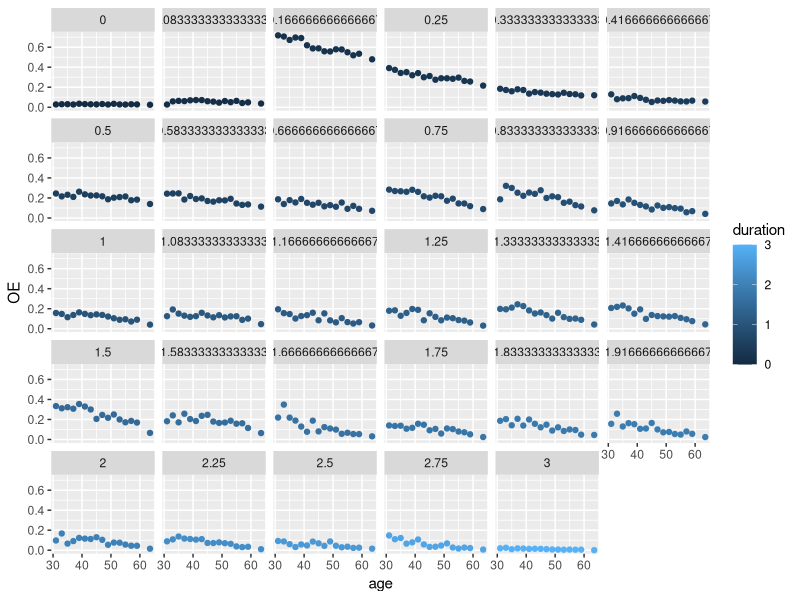
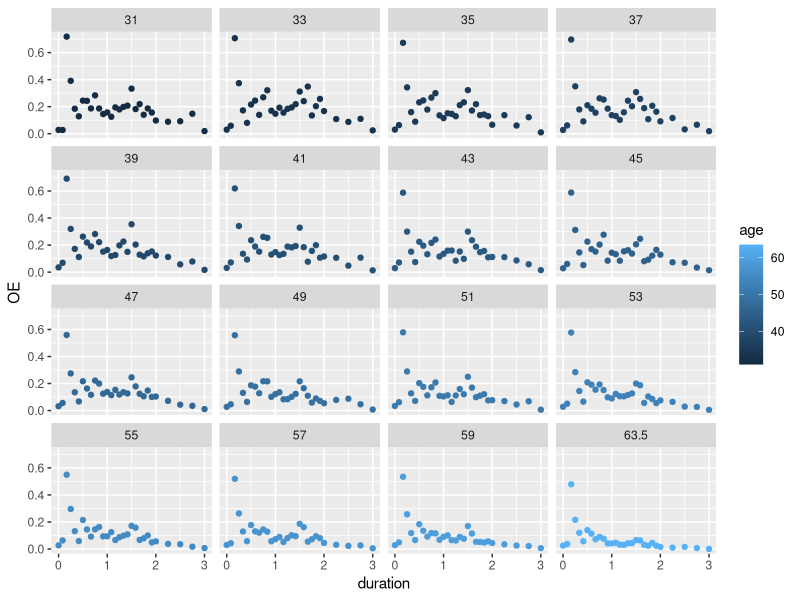
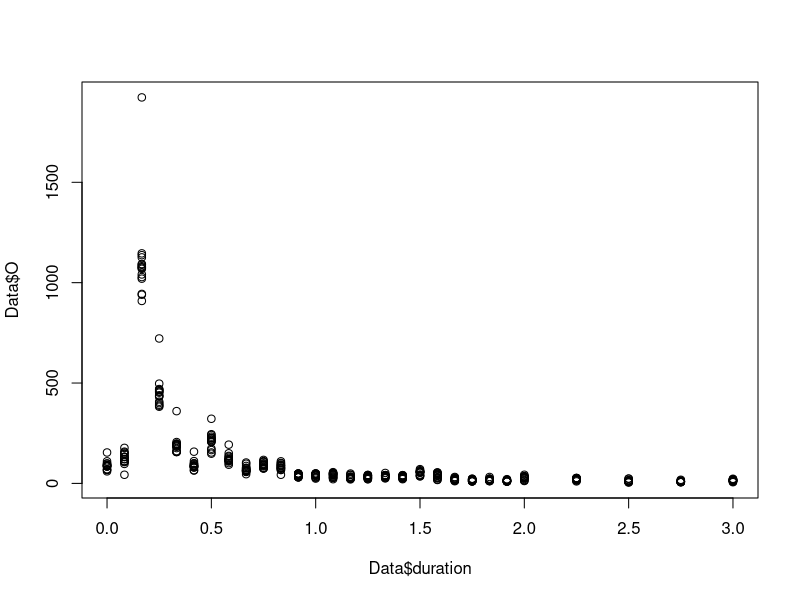
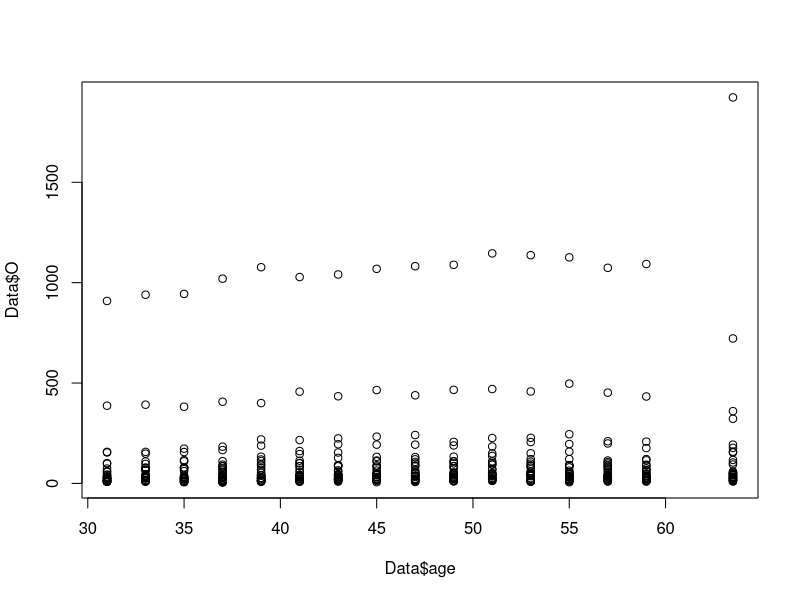
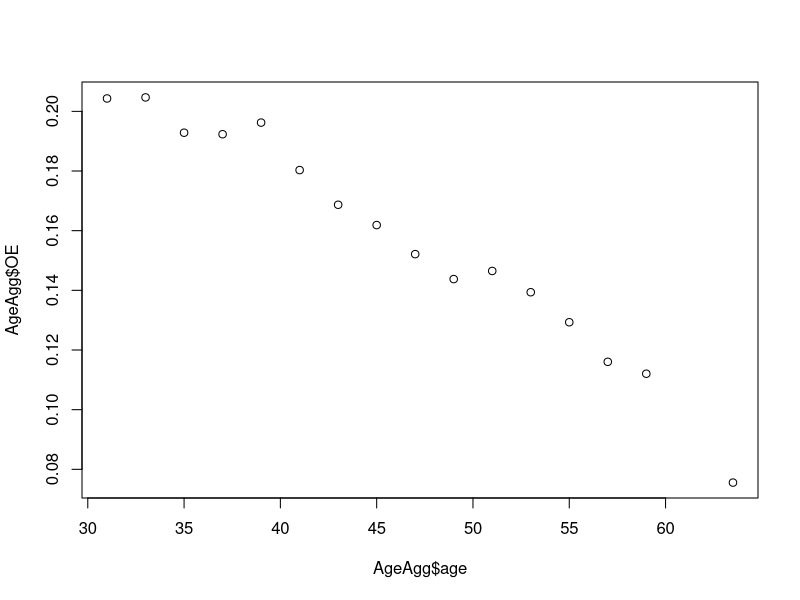
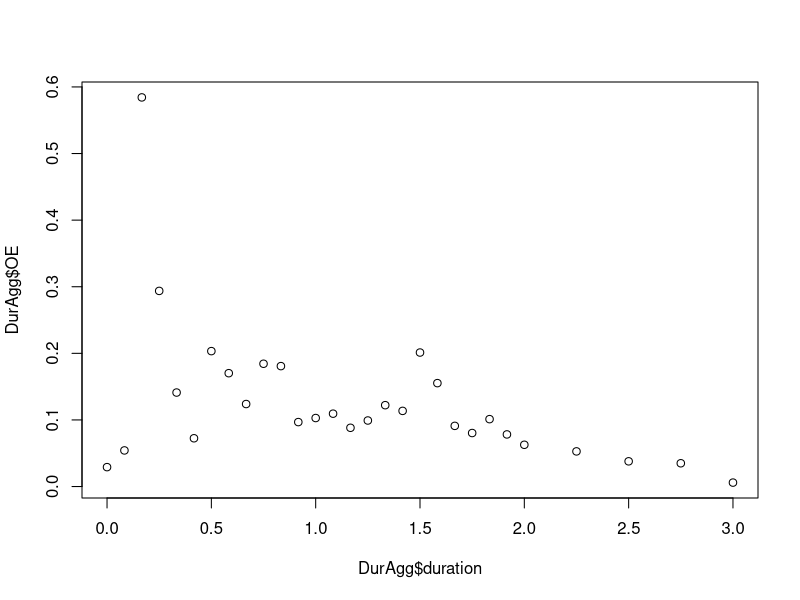
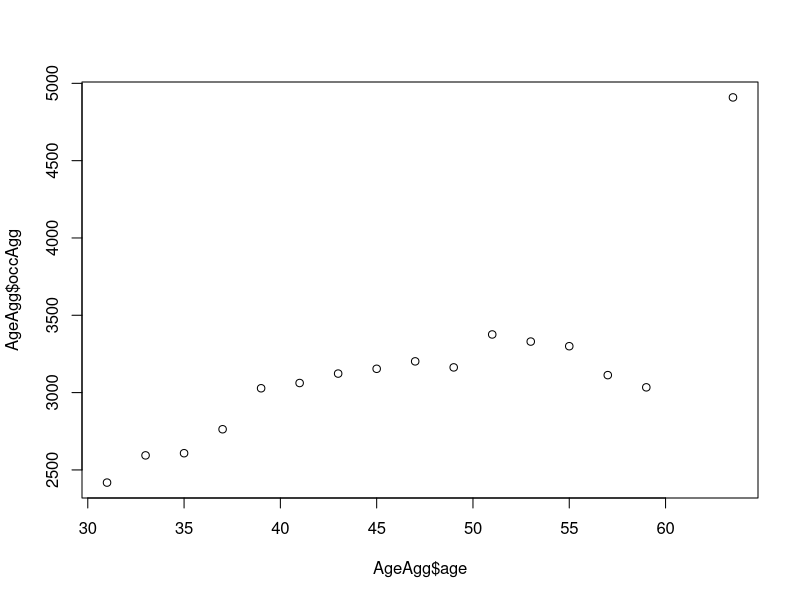
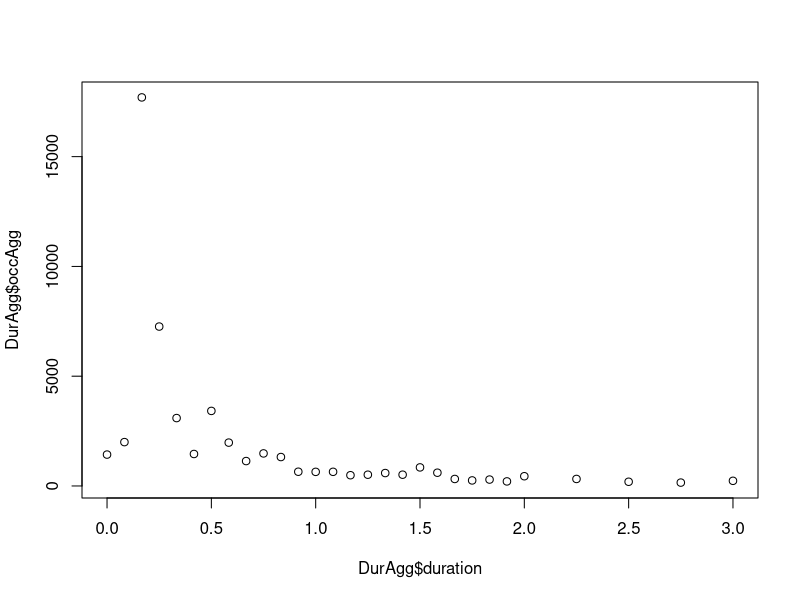

Write the R code that produced these figures, in order.
######################################################
####               PAKKER OG DATA                 ####
######################################################
library(tidyverse)
library(ggplot2)
library(dplyr)
library(stats)
library(splines)
library(hexbin)


#Indlæs data:
Data <- read_csv("Data/SD/SDJA.csv")

# Opret variabel OE-rater
Data$OE <- Data$O / Data$E

# Vis data og opsummering
#view(Data)
#summary(Data)


######################################################
####          CENTRERING AF COVARIATER            ####
######################################################

# Centrering af 'age'
midpointsage<-c((unique(Data$age)[-1]+unique(Data$age)[-length(unique(Data$age))])/2,unique(Data$age)[length(unique(Data$age))])
Data$age_centered<-midpointsage[match(Data$age, unique(Data$age))]


# 1. Find unikke aldersværdier
unique_ages <- unique(Data$age)
midpoints <- (unique_ages[-1] + unique_ages[-length(unique_ages)]) / 2
custom_last_point <- (67 - 60) / 2 + 60  # Brug 63.5 som værdi i højre endepunkt da det sidste datapunkt er 60 år
midpoints <- c(midpoints, custom_last_point)
Data$age <- midpoints[match(Data$age, unique_ages)]

# Vis resultater
View(Data)


############# OVERVEJ DET VENSTRE ENDEPUNKT ####################

# Centrering af 'duration'
midpointsduration<-c((unique(Data$duration)[-1]+unique(Data$duration)[-length(unique(Data$duration))])/2,unique(Data$duration)[length(unique(Data$duration))])
Data$duration_centered<-midpointsduration[match(Data$duration, unique(Data$duration))]

View(Data)


######################################################
####            VISUALISERING AF DATA             ####
######################################################
ggplot(Data, aes(x = age, y=OE)) +
  geom_point(aes(color = duration))+
  facet_wrap(~ duration)

ggplot(Data, aes(x = duration, y=OE)) +
  geom_point(aes(color = age))+
  facet_wrap(~ age)

plot(y=Data$O, x=Data$duration)
plot(y=Data$O, x=Data$age)



######################################################
####      AGGREGERING OG IKKE-LINEARE TRENDS      ####
######################################################

# Aggregering af data efter 'age'
AgeAgg <- Data %>%
  group_by(age) %>%
  summarise(expoAgg = sum(E), occAgg=sum(O)) %>%
  mutate(OE = occAgg/expoAgg)


# Aggregering af data efter 'duration'
DurAgg <- Data %>%
  group_by(duration) %>%
  summarise(expoAgg = sum(E), occAgg=sum(O)) %>%
  mutate(OE = occAgg/expoAgg)


# Plots af trends
plot(AgeAgg$age, AgeAgg$OE)
plot(DurAgg$duration, DurAgg$OE)

plot(AgeAgg$age, AgeAgg$occAgg)
plot(DurAgg$duration, DurAgg$occAgg)

plot(AgeAgg$age, AgeAgg$OE)
plot(DurAgg$duration, DurAgg$OE)

plot(AgeAgg$age, AgeAgg$occAgg)
plot(DurAgg$duration, DurAgg$occAgg)

plot(AgeAgg$age, AgeAgg$expoAgg)
plot(DurAgg$duration, DurAgg$expoAgg)



######################################################
####                  Residualplots               ####
######################################################


#Centrer middelværdien: 
residplotage<-function(model){qplot(Data$age, .stdresid,data = model)+
    geom_smooth(method = "loess", size = 1, formula = y ~ x) +
    xlab("age") +
    ylab("fitted values")}

residplotduration<-function(model){qplot(Data$duration, .stdresid,data = model)+
    geom_smooth(method = "loess", size = 1, formula = y ~ x) +
    xlab("duration") +
    ylab("fitted values")}



######################################################
####                  GLM MODELLER                ####
######################################################
glm_linear_1 <- glm(O ~ age + duration, offset = log(E), 
                    family = poisson, data = Data)

glm_linear_2 <- glm(O ~ age, offset = log(E), 
                    family = poisson, data = Data)

glm_linear_3 <- glm(O ~ duration, offset = log(E), 
                    family = poisson, data = Data)





######################################################
####                  POLYNIMIER                  ####
######################################################

glm_poly_1 <- glm(O ~ age + poly(duration, 1), offset = log(E), 
                  family = poisson, data = Data)

glm_poly_2 <- glm(O ~ age + poly(duration, 2), offset = log(E), 
                  family = poisson, data = Data)


glm_poly_4 <- glm(O ~ age + poly(duration, 4), offset = log(E), 
                  family = poisson, data = Data)

glm_poly_6 <- glm(O ~ age + poly(duration, 6), offset = log(E), 
                  family = poisson, data = Data)

glm_poly_8 <- glm(O ~ age + poly(duration, 8), offset = log(E), 
                  family = poisson, data = Data)

glm_poly_10 <- glm(O ~ age + poly(duration, 10), offset = log(E), 
                   family = poisson, data = Data)

glm_poly_12 <- glm(O ~ age + poly(duration, 12), offset = log(E), 
                   family = poisson, data = Data)

glm_poly_14 <- glm(O ~ age + poly(duration, 14), offset = log(E), 
                   family = poisson, data = Data)

glm_poly_16 <- glm(O ~ age + poly(duration, 16), offset = log(E), 
                   family = poisson, data = Data)

glm_poly_18 <- glm(O ~ age + poly(duration, 18), offset = log(E), 
                   family = poisson, data = Data)


AIC(glm_poly_1,glm_poly_2,glm_poly_4,glm_poly_6,glm_poly_8,glm_poly_10,glm_poly_12,glm_poly_14,glm_poly_16,glm_poly_18)

residplotduration(glm_poly_2)
residplotduration(glm_poly_6)
residplotduration(glm_poly_10)
residplotduration(glm_poly_16)
residplotduration(glm_poly_18)



glm_poly_1 <- glm(O ~ poly(age, 2) + poly(duration, 1), offset = log(E), 
                  family = poisson, data = Data)

glm_poly_2 <- glm(O ~ poly(age, 2) + poly(duration, 2), offset = log(E), 
                  family = poisson, data = Data)


glm_poly_4 <- glm(O ~ poly(age, 2) + poly(duration, 4), offset = log(E), 
                  family = poisson, data = Data)

glm_poly_6 <- glm(O ~ poly(age, 2) + poly(duration, 6), offset = log(E), 
                  family = poisson, data = Data)

glm_poly_8 <- glm(O ~ poly(age, 2) + poly(duration, 8), offset = log(E), 
                  family = poisson, data = Data)

glm_poly_10 <- glm(O ~ poly(age, 2) + poly(duration, 10), offset = log(E), 
                   family = poisson, data = Data)

glm_poly_12 <- glm(O ~ poly(age, 2) + poly(duration, 12), offset = log(E), 
                   family = poisson, data = Data)

glm_poly_14 <- glm(O ~ poly(age, 2) + poly(duration, 14), offset = log(E), 
                   family = poisson, data = Data)

glm_poly_2_16 <- glm(O ~ poly(age, 2) + poly(duration, 16), offset = log(E), 
                     family = poisson, data = Data)

glm_poly_18 <- glm(O ~ poly(age, 2) + poly(duration, 18), offset = log(E), 
                   family = poisson, data = Data)

AIC(glm_poly_1,glm_poly_2,glm_poly_4,glm_poly_6,glm_poly_8,glm_poly_10,glm_poly_12,glm_poly_14,glm_poly_16,glm_poly_18)

summary(glm_poly_16)


glm_poly_2_16 <- glm(O ~ poly(age, 2) + poly(duration, 16), offset = log(E), 
                     family = poisson, data = Data)
glm_poly_4_16 <- glm(O ~ poly(age, 4) + poly(duration, 16), offset = log(E), 
                     family = poisson, data = Data)
glm_poly_6_16 <- glm(O ~ poly(age, 6) + poly(duration, 16), offset = log(E), 
                     family = poisson, data = Data)
glm_poly_8_16 <- glm(O ~ poly(age, 8) + poly(duration, 16), offset = log(E), 
                     family = poisson, data = Data)
glm_poly_10_16 <- glm(O ~ poly(age, 10) + poly(duration, 16), offset = log(E), 
                      family = poisson, data = Data)
glm_poly_12_16 <- glm(O ~ poly(age, 12) + poly(duration, 16), offset = log(E), 
                      family = poisson, data = Data)


glm_poly_2_1 <- glm(O ~ poly(age, 2) + poly(duration, 1), offset = log(E), 
                    family = poisson, data = Data)
glm_poly_4_1 <- glm(O ~ poly(age, 4) + poly(duration, 1), offset = log(E), 
                    family = poisson, data = Data)
glm_poly_6_1 <- glm(O ~ poly(age, 6) + poly(duration, 1), offset = log(E), 
                    family = poisson, data = Data)
glm_poly_8_1 <- glm(O ~ poly(age, 8) + poly(duration, 1), offset = log(E), 
                    family = poisson, data = Data)
glm_poly_10_1 <- glm(O ~ poly(age, 10) + poly(duration, 1), offset = log(E), 
                     family = poisson, data = Data)
glm_poly_12_1 <- glm(O ~ poly(age, 12) + poly(duration, 1), offset = log(E), 
                     family = poisson, data = Data)


AIC(glm_poly_2_16,glm_poly_4_16,glm_poly_6_16,glm_poly_8_16,glm_poly_10_16,glm_poly_12_16)
AIC(glm_poly_2_1,glm_poly_4_1,glm_poly_6_1,glm_poly_8_1,glm_poly_10_1,glm_poly_12_1)



######################################################
####         Prædictions- og residualplot         ####
######################################################
#Indsæt den valgte model: 
model <- glm_poly_16

Data$predicted_O <- predict(model, type="response")


#Tjek efter trends
AgeAgg <- Data %>%
  group_by(age) %>%
  summarise(expoAgg = sum(E), occAgg = sum(O), predictedAgg = sum(predicted_O)) %>%
  mutate(predicted_OE = predictedAgg/expoAgg, OE = occAgg/expoAgg)


# Plot OE-rates over age
plot(AgeAgg$age, AgeAgg$OE, 
     col = "blue", 
     pch = 1, 
     xlab = "Age",
     ylab = "OE Rate",
     main = "OE-rates with additive model over Age")

# Tilføj den korrekte splines kurve for OE-raterne
lines(AgeAgg$age, AgeAgg$predicted_OE, col = "red", lwd = 2)


#Tjek efter trends
DurAgg <- Data %>%
  group_by(duration) %>%
  summarise(expoAgg = sum(E), occAgg = sum(O), predictedAgg = sum(predicted_O)) %>%
  mutate(predicted_OE = predictedAgg/expoAgg, OE = occAgg/expoAgg)

# Beregn OE-rater med de korrekte E-værdier


# Plot OE-rates over age
plot(DurAgg$duration, DurAgg$OE, 
     col = "blue", 
     pch = 1, 
     xlab = "Duration",
     ylab = "OE Rate",
     main = "OE-rates with 16th degree polynomiall over Duration")

# Tilføj den korrekte splines kurve for OE-raterne
lines(DurAgg$duration, DurAgg$predicted_OE, col = "red", lwd = 2)

residplotduration(model)
#abline(v = my_knots, col = "green", lty = 2)



######################################################
####                    SPLINES                   ####
######################################################
glm_splines_2 <- glm(O ~ age + ns(duration, df = 3), offset = log(E), 
                     family = poisson, data = Data)

glm_splines_4 <- glm(O ~ age + ns(duration, df = 5), offset = log(E), 
                     family = poisson, data = Data)

glm_splines_6 <- glm(O ~ age + ns(duration, df = 7), offset = log(E), 
                     family = poisson, data = Data)

glm_splines_8 <- glm(O ~ age + ns(duration, df = 9), offset = log(E), 
                     family = poisson, data = Data)

glm_splines_10 <- glm(O ~ age + ns(duration, df = 11), offset = log(E), 
                      family = poisson, data = Data)

glm_splines_12 <- glm(O ~ age + ns(duration, df = 13), offset = log(E), 
                      family = poisson, data = Data)

glm_splines_14 <- glm(O ~ age + ns(duration, df = 15), offset = log(E), 
                      family = poisson, data = Data)

glm_splines_16 <- glm(O ~ age + ns(duration, df = 17), offset = log(E), 
                      family = poisson, data = Data)

glm_splines_18 <- glm(O ~ age + ns(duration, df = 19), offset = log(E), 
                      family = poisson, data = Data)



AIC(glm_splines_2,glm_splines_4,glm_splines_6,glm_splines_8,glm_splines_10,glm_splines_12,glm_splines_14,glm_splines_16,glm_splines_18)



######################################################
####                  1 INDIKATOR                 ####
######################################################
glm_2indikator_add <- glm(O ~ age + poly(duration, 1) + I(duration >= 2/12)+ I(duration >= 5.5/12), offset = log(E), 
                          family = poisson, data = Data)

glm_indikator_add <- glm(O ~ age + poly(duration, 1) + I(duration >= 2/12), offset = log(E), 
                         family = poisson, data = Data)

AIC(glm_2indikator_add, glm_indikator_add)




#Lav en indikater og tjek samtlige polynomier grader:
glm_indikator_poly1 <- glm(O ~ age + poly(duration, 1) + I(duration >= 2/12), offset = log(E), 
                           family = poisson, data = Data)
glm_indikator_poly2 <- glm(O ~ age + poly(duration, 2) + I(duration >= 2/12), offset = log(E), 
                           family = poisson, data = Data)
glm_indikator_poly4 <- glm(O ~ age + poly(duration, 4) + I(duration >= 2/12), offset = log(E), 
                           family = poisson, data = Data)
glm_indikator_poly6 <- glm(O ~ age + poly(duration, 6) + I(duration >= 2/12), offset = log(E), 
                           family = poisson, data = Data)
glm_indikator_poly8 <- glm(O ~ age + poly(duration, 8) + I(duration >= 2/12), offset = log(E), 
                           family = poisson, data = Data)
glm_indikator_poly10 <- glm(O ~ age + poly(duration, 10) + I(duration >= 2/12), offset = log(E), 
                            family = poisson, data = Data)

glm_indikator_poly12 <- glm(O ~ age + poly(duration, 12) + I(duration >= 2/12), offset = log(E), 
                            family = poisson, data = Data)

glm_indikator_poly14 <- glm(O ~ age + poly(duration, 14) + I(duration >= 2/12), offset = log(E), 
                            family = poisson, data = Data)
glm_indikator_poly16 <- glm(O ~ age + poly(duration, 16) + I(duration >= 2/12), offset = log(E), 
                            family = poisson, data = Data)

glm_indikator_poly18 <- glm(O ~ age + poly(duration, 18) + I(duration >= 2/12), offset = log(E), 
                            family = poisson, data = Data)

AIC(glm_indikator_poly1,glm_indikator_poly2,glm_indikator_poly4,glm_indikator_poly6,glm_indikator_poly8,glm_indikator_poly10,glm_indikator_poly12,glm_indikator_poly14,glm_indikator_poly16,glm_indikator_poly18)



######################################################
####         Prædictions- og residualplot         ####
######################################################

#Indsæt den valgre model
model <- glm_indikator_poly2

Data$predicted_O <- predict(model, type="response")


#Tjek efter trends
AgeAgg <- Data %>%
  group_by(age) %>%
  summarise(expoAgg = sum(E), occAgg = sum(O), predictedAgg = sum(predicted_O)) %>%
  mutate(predicted_OE = predictedAgg/expoAgg, OE = occAgg/expoAgg)


# Beregn OE-rater med de korrekte E-værdier


# Plot OE-rates over age
plot(AgeAgg$age, AgeAgg$OE, 
     col = "blue", 
     pch = 1, 
     xlab = "Age",
     ylab = "OE Rate",
     main = "OE-rates with additive model over Age")

# Tilføj den korrekte splines kurve for OE-raterne
lines(AgeAgg$age, AgeAgg$predicted_OE, col = "red", lwd = 2)



#Tjek efter trends
DurAgg <- Data %>%
  group_by(duration) %>%
  summarise(expoAgg = sum(E), occAgg = sum(O), predictedAgg = sum(predicted_O)) %>%
  mutate(predicted_OE = predictedAgg/expoAgg, OE = occAgg/expoAgg)

# Beregn OE-rater med de korrekte E-værdier


# Plot OE-rates over age
plot(DurAgg$duration, DurAgg$OE, 
     col = "blue", 
     pch = 1, 
     xlab = "Duration",
     ylab = "OE Rate",
     main = "OE-rates with 2nd degree polynomiall over Duration")

# Tilføj den korrekte splines kurve for OE-raterne
lines(DurAgg$duration, DurAgg$predicted_OE, col = "red", lwd = 2)

residplotduration(model)
#abline(v = my_knots, col = "green", lty = 2)



######################################################
####                  2 INDIKATOR                 ####
######################################################
glm_2indikator_poly1 <- glm(O ~ age + poly(duration, 1) + I(duration >= 2/12) + I(duration >= 5.5/12), offset = log(E), 
                            family = poisson, data = Data)
glm_2indikator_poly2 <- glm(O ~ age + poly(duration, 2) + I(duration >= 2/12)+ I(duration >= 5.5/12), offset = log(E), 
                            family = poisson, data = Data)
glm_2indikator_poly4 <- glm(O ~ age + poly(duration, 4) + I(duration >= 2/12)+ I(duration >= 5.5/12), offset = log(E), 
                            family = poisson, data = Data)
glm_2indikator_poly6 <- glm(O ~ age + poly(duration, 6) + I(duration >= 2/12)+ I(duration >= 5.5/12), offset = log(E), 
                            family = poisson, data = Data)
glm_2indikator_poly8 <- glm(O ~ age + poly(duration, 8) + I(duration >= 2/12)+ I(duration >= 5.5/12), offset = log(E), 
                            family = poisson, data = Data)
glm_2indikator_poly10 <- glm(O ~ age + poly(duration, 10) + I(duration >= 2/12)+ I(duration >= 5.5/12), offset = log(E), 
                             family = poisson, data = Data)

glm_2indikator_poly12 <- glm(O ~ age + poly(duration, 12) + I(duration >= 2/12)+ I(duration >= 5.5/12), offset = log(E), 
                             family = poisson, data = Data)

glm_2indikator_poly14 <- glm(O ~ age + poly(duration, 14) + I(duration >= 2/12)+ I(duration >= 5.5/12), offset = log(E), 
                             family = poisson, data = Data)
glm_2indikator_poly16 <- glm(O ~ age + poly(duration, 16) + I(duration >= 2/12)+ I(duration >= 5.5/12), offset = log(E), 
                             family = poisson, data = Data)

glm_2indikator_poly18 <- glm(O ~ age + poly(duration, 18) + I(duration >= 2/12)+ I(duration >= 5.5/12), offset = log(E), 
                             family = poisson, data = Data)

AIC(glm_2indikator_poly1,glm_2indikator_poly2,glm_2indikator_poly4,glm_2indikator_poly6,glm_2indikator_poly8,glm_2indikator_poly10,glm_2indikator_poly12,glm_2indikator_poly14,glm_2indikator_poly16,glm_2indikator_poly18)





######################################################
####         Prædictions- og residualplot         ####
######################################################

#Indsæt den valgte model
model <- glm_2indikator_poly6

Data$predicted_O <- predict(model, type="response")

plot(predict(model, type="response"))

#Tjek efter trends
AgeAgg <- Data %>%
  group_by(age) %>%
  summarise(expoAgg = sum(E), occAgg = sum(O), predictedAgg = sum(predicted_O)) %>%
  mutate(predicted_OE = predictedAgg/expoAgg, OE = occAgg/expoAgg)


# Beregn OE-rater med de korrekte E-værdier


# Plot OE-rates over age
plot(AgeAgg$age, AgeAgg$OE, 
     col = "blue", 
     pch = 1, 
     xlab = "Age",
     ylab = "OE Rate",
     main = "OE-rates with 4th degree polynomial (Duration) and 2th degree polynomial (Age) over Age")

# Tilføj den korrekte splines kurve for OE-raterne
lines(AgeAgg$age, AgeAgg$predicted_OE, col = "red", lwd = 2)



#Tjek efter trends
DurAgg <- Data %>%
  group_by(duration) %>%
  summarise(expoAgg = sum(E), occAgg = sum(O), predictedAgg = sum(predicted_O)) %>%
  mutate(predicted_OE = predictedAgg/expoAgg, OE = occAgg/expoAgg)

# Beregn OE-rater med de korrekte E-værdier


# Plot OE-rates over age
plot(DurAgg$duration, DurAgg$OE, 
     col = "blue", 
     pch = 1, 
     xlab = "Duration",
     ylab = "OE Rate",
     main = "OE-rates with 4th degree polynomial (Duration) and 2th degree polynomial (Age)over Duration")

# Tilføj den korrekte splines kurve for OE-raterne
lines(DurAgg$duration, DurAgg$predicted_OE, col = "red", lwd = 2)

residplotduration(model)
#abline(v = my_knots, col = "green", lty = 2)





######################################################
####     Hvad sker der efter duration = 3 år      ####
######################################################

# Definer MAX antallet af polynomiumgrader
num_plots <- 8

# Sekvenser for alder og varighed
xseq <- seq(20, 67, 0.1)  # Alder fra 30 til 67
useq <- seq(0, 47, 0.1)   # Varighed fra 0 til 37

# Funktion til at beregne prædiktioner baseret på en polynomiumgrad i
predmodel_i <- function(x, u, i) {
  # Opret 'new_data' med variablerne 'age' og 'duration_piecewise'
  new_data <- data.frame(
    age = x + u,        # Alder justeret for duration
    duration = u,       # Duration
    E = 1               # Eksponering sat til 1 for prædiktion
  )
  
  # Fit modellen med variabel polynomiumgrad for 'duration'
  model <- glm(O ~ poly(age, 2) + poly(duration, i) + I(duration >= 2/12) + I(duration >= 5.5/12), 
               offset = log(E), family = poisson, data = Data)
  
  # Lav prædiktioner ved hjælp af modellen
  pred <- predict(model, newdata = new_data, type = "response")
  
  return(as.numeric(pred))  # Returner prædiktionsværdien som et numerisk resultat
}

# Vis plots i grupper af 4
for (start in seq(1, num_plots, 4)) {
  # Sæt op til at vise 4 plots i et vindue
  par(mfrow = c(2, 2), mar = c(4, 4, 2, 1))
  
  # Plot for hver polynomiumgrad i den aktuelle gruppe
  for (i in start:min(start + 3, num_plots)) {
    # Vectorize funktionen for den aktuelle polynomiumgrad
    predmodel_vec <- Vectorize(function(x, u) predmodel_i(x, u, i), vectorize.args = c("x", "u"))
    
    # Beregn prædiktioner
    predictions <- predmodel_vec(x = xseq, u = useq)
    
    # Plot resultatet
    plot(predictions, type = "l", col = "steelblue", lwd = 2, 
         xlab = "Index", ylab = "Predicted OE Rate", 
         main = paste("Degree", i))
    
    # Beregn den ønskede x-position for lodret linje
    index_position <- 3 / 0.1  # Den ønskede index-position
    
    # Tilføj lodret linje ved den beregnede position
    abline(v = index_position, col = "pink", lwd = 2, lty = 2)
    text(x = index_position, y = max(predictions), labels = "Varighed: 3 år", pos = 4, col = "hotpink", cex = 0.8)
  }
}

# Nulstil grafiske parametre til standard
par(mfrow = c(1, 1))

# Tilføj kode til at vise hvert plot enkeltvist
for (i in 1:num_plots) {
  # Vectorize funktionen for den aktuelle polynomiumgrad
  predmodel_vec <- Vectorize(function(x, u) predmodel_i(x, u, i), vectorize.args = c("x", "u"))
  
  # Beregn prædiktioner
  predictions <- predmodel_vec(x = xseq, u = useq)
  
  # Plot resultatet enkeltvist
  plot(predictions, type = "l", col = "steelblue", lwd = 2, 
       xlab = "Index", ylab = "Predicted OE Rate", 
       main = paste("Degree", i))
  
  # Beregn den ønskede x-position for lodret linje
  index_position <- 3 / 0.1  # Den ønskede index-position
  
  # Tilføj lodret linje ved den beregnede position
  abline(v = index_position, col = "pink", lwd = 2, lty = 2)
  text(x = index_position, y = max(predictions), labels = "Varighed: 3 år", pos = 4, col = "hotpink", cex = 0.8)
}





